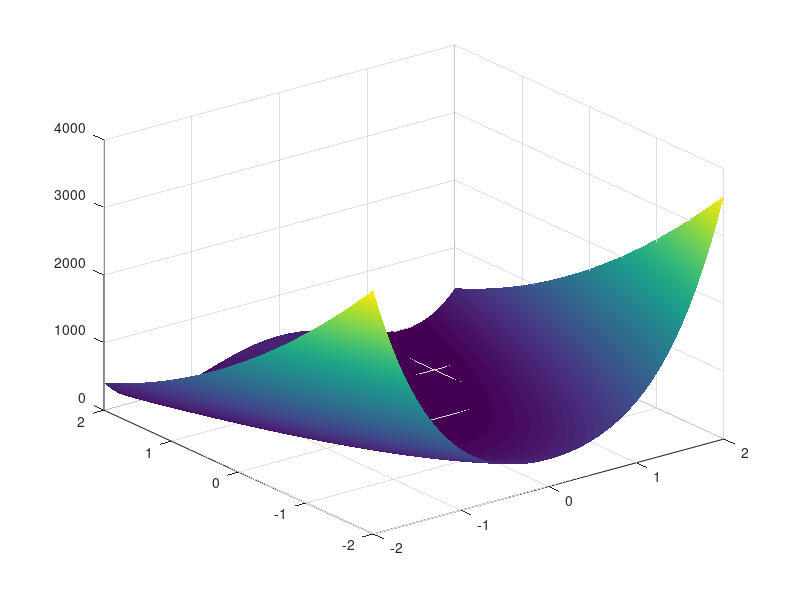

Here is the MATLAB script that generated this plot: (Note: this script raises an error after producing the figure.)
%% Gradiente descendiente
% DE entrada el programa necesita la funcion, una posicion inicial y el
% epsilon. 
clear;

%% Define General parameters
xs=-2:0.01:2;
ys=-2:0.01:2;
[X,Y]=meshgrid(xs,ys); 

%Funcion
fun=@(x,y)(1-x).^2 +100*(y-x.^2).^2;

%% Make the gradient
gradx= @(x,y) 2 *(x-1) + 400 * x.*(x.^2 - y); %Derivada con respecto a x.
grady= @(x,y) 200 * (y-x.^2);   %Derivada con respecto a y
absgradF= @(x,y) sqrt(gradx(x,y).^2 + grady(x,y).^2); %Norma del gradiente

%% Definir los valores iniciales
x(1)=2; 
y(1)=-2;
stept=0.0001; %t_k
tolerancia=1E-6; %epsilon

%% Gradient Decent
jj=1; %Contador

while absgradF(x(jj),y(jj))>tolerancia
    x(jj+1)=x(jj) - stept * gradx(x(jj), y(jj));
    y(jj+1)=y(jj) - stept * grady(x(jj), y(jj));
    jj=jj+1;
end

%% Plot
%Evaluar la funcion
FF=fun(X,Y);
%Visualizacion
surf(X,Y,FF)
shading interp
hold on
scatter3(x,y,fun(x,y),100,'.','black')